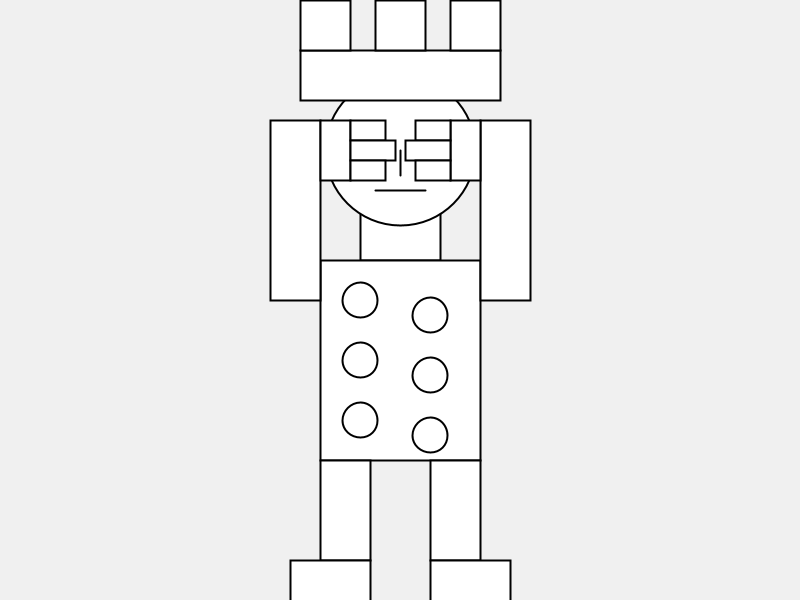
Frame 1 (no input)
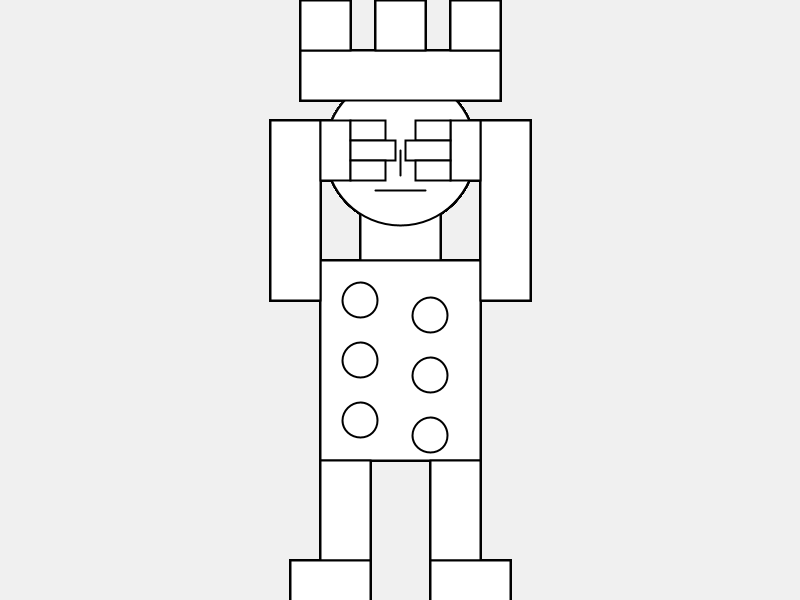
Frame 60 (the mouse pressed at the canvas centre just before this capture)
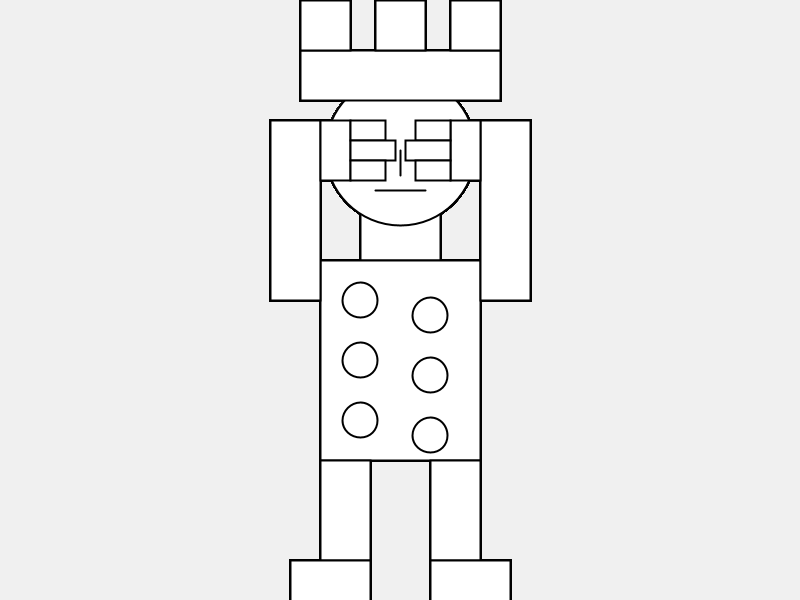
Frame 120 (the mouse held since frame 60 and released just before this capture)

The Processing sketch that drew these frames (run headless with seeded random() and noise(); from frame 60 on, the mouse is pressed at the canvas centre):

// Processing sketch: processing_51257
// ── processing_51257.pde

//Tracy Carlin
//January 28,2012
//Week 2 - Variables
//size(x,y)
void setup() {
size(800,600);
smooth();
background(240);
}

void draw() {
float heartX=400.0;
float heartY=300.0;
//neck
strokeWeight(2);
rect(heartX-40,heartY-150,80,110);

//head
ellipse(heartX,heartY-150,150,150);

//body
rect(heartX-80,heartY-40,160,200);

//buttons - left
ellipse(heartX-40,heartY,35,35);
ellipse(heartX-40,heartY+60,35,35);
ellipse(heartX-40,heartY+120,35,35);

//buttons - right
//this is meant to be offset, by the way - goes with his character
ellipse(heartX+30,heartY+15,35,35);
ellipse(heartX+30,heartY+75,35,35);
ellipse(heartX+30,heartY+135,35,35);

//left arm
rect(heartX-130,heartY,50,-180);
rect(heartX-80,heartY-180,30,60);
//left fingers
rect(heartX-50,heartY-180,35,20);
rect(heartX-50,heartY-160,45,20);
rect(heartX-50,heartY-140,35,20);

//right arm
rect(heartX+80,heartY,50,-180);
rect(heartX+50,heartY-180,30,60);
//right fingers
rect(heartX+50,heartY-180,-35,20);
rect(heartX+50,heartY-160,-45,20);
rect(heartX+50,heartY-140,-35,20);

//left leg
rect(heartX-80,heartY+160,50,100);

//left boot
rect(heartX-30,heartY+260,-80,50);

//right leg
rect(heartX+80,heartY+160,-50,100);

//right boot
rect(heartX+30,heartY+260,80,50);

//nose
strokeWeight(2);
line(heartX,heartY-150,400,175);

//mouth
line(heartX-25,heartY-110,425,190);

//crown - main 
rect(heartX-100,heartY-250,200,50);

//crown - spikes
rect(heartX-100,heartY-300,50,50);
rect(heartX-25,heartY-300,50,50);
rect(heartX+100,heartY-300,-50,50);
strokeWeight(2);
}
